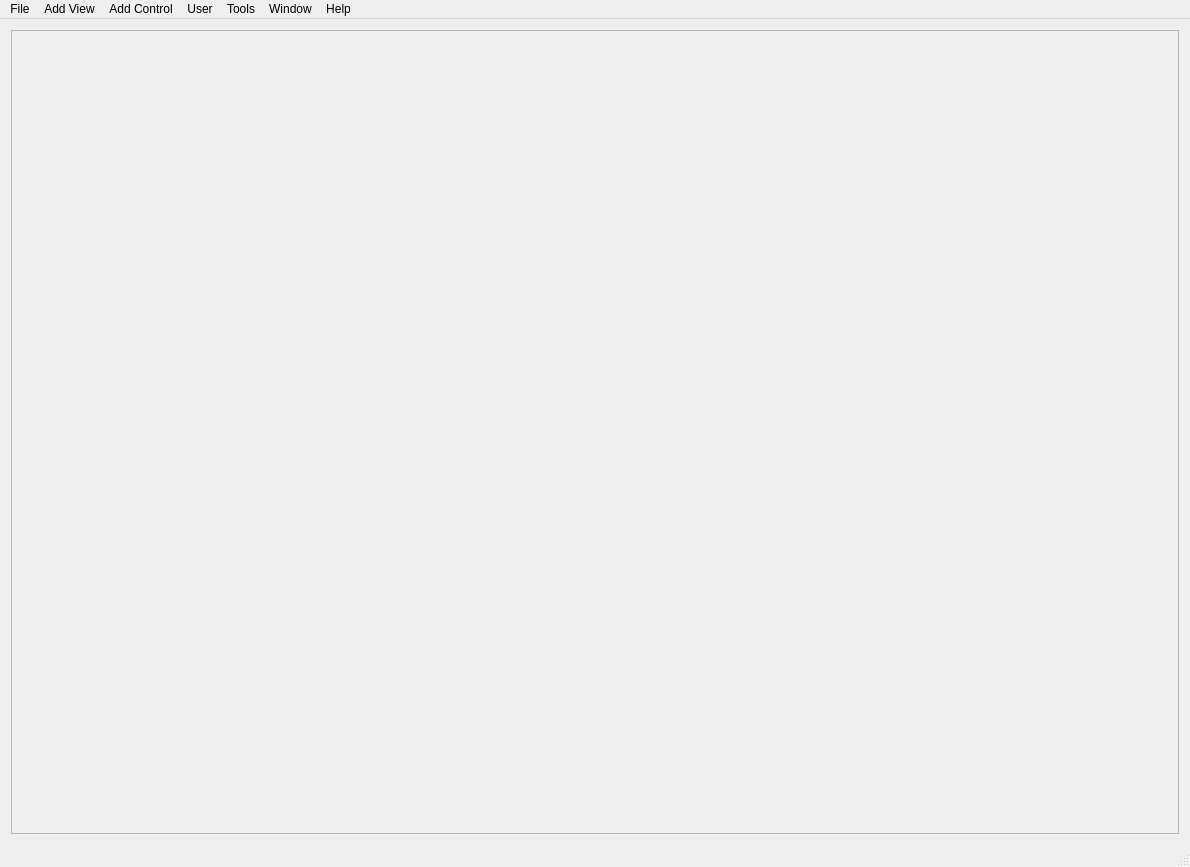
<?xml version="1.0" encoding="UTF-8"?>
<ui version="4.0">
 <class>MainWindow</class>
 <widget class="QMainWindow" name="MainWindow">
  <property name="geometry">
   <rect>
    <x>0</x>
    <y>0</y>
    <width>1190</width>
    <height>867</height>
   </rect>
  </property>
  <property name="minimumSize">
   <size>
    <width>800</width>
    <height>800</height>
   </size>
  </property>
  <property name="baseSize">
   <size>
    <width>800</width>
    <height>800</height>
   </size>
  </property>
  <property name="windowTitle">
   <string>MainWindow</string>
  </property>
  <widget class="QWidget" name="centralWidget">
   <layout class="QVBoxLayout" name="verticalLayout">
    <item>
     <widget class="QMdiArea" name="mdiArea">
      <property name="minimumSize">
       <size>
        <width>200</width>
        <height>200</height>
       </size>
      </property>
      <property name="maximumSize">
       <size>
        <width>10000</width>
        <height>2500</height>
       </size>
      </property>
      <property name="baseSize">
       <size>
        <width>800</width>
        <height>800</height>
       </size>
      </property>
      <property name="frameShape">
       <enum>QFrame::StyledPanel</enum>
      </property>
      <property name="verticalScrollBarPolicy">
       <enum>Qt::ScrollBarAsNeeded</enum>
      </property>
      <property name="horizontalScrollBarPolicy">
       <enum>Qt::ScrollBarAsNeeded</enum>
      </property>
      <property name="sizeAdjustPolicy">
       <enum>QAbstractScrollArea::AdjustToContents</enum>
      </property>
      <property name="background">
       <brush brushstyle="NoBrush">
        <color alpha="255">
         <red>160</red>
         <green>160</green>
         <blue>160</blue>
        </color>
       </brush>
      </property>
     </widget>
    </item>
   </layout>
  </widget>
  <widget class="QMenuBar" name="menuBar">
   <property name="geometry">
    <rect>
     <x>0</x>
     <y>0</y>
     <width>1190</width>
     <height>21</height>
    </rect>
   </property>
   <widget class="QMenu" name="menuFile">
    <property name="title">
     <string>File</string>
    </property>
   </widget>
   <widget class="QMenu" name="menuView">
    <property name="title">
     <string>Add View</string>
    </property>
   </widget>
   <widget class="QMenu" name="menuControl">
    <property name="title">
     <string>Add Control</string>
    </property>
   </widget>
   <widget class="QMenu" name="menuHelp">
    <property name="title">
     <string>Help</string>
    </property>
   </widget>
   <widget class="QMenu" name="menuTools">
    <property name="title">
     <string>Tools</string>
    </property>
   </widget>
   <widget class="QMenu" name="menuUser">
    <property name="title">
     <string>User</string>
    </property>
   </widget>
	<widget class="QMenu" name="menuWindow">
	    <property name="title">
	     <string>Window</string>
	    </property>
	   </widget>
   <addaction name="menuFile"/>
   <addaction name="menuView"/>
   <addaction name="menuControl"/>
   <addaction name="menuUser"/>
   <addaction name="menuTools"/>
	<addaction name="menuWindow"/>
   <addaction name="menuHelp"/>
  </widget>
  <widget class="QStatusBar" name="statusBar"/>
  <action name="actionConfig">
   <property name="text">
    <string>Communication</string>
   </property>
  </action>
  <action name="actionLoad_Configuration">
   <property name="text">
    <string>Load Settings</string>
   </property>
  </action>
  <action name="actionSave_Configuration">
   <property name="text">
    <string>Save Settings</string>
   </property>
  </action>
  <action name="actionDatalogging">
   <property name="text">
    <string>Datalogging</string>
   </property>
  </action>
  <action name="actionPreferences">
   <property name="text">
    <string>Configuration</string>
   </property>
  </action>
  <action name="actionExecute_Barebone">
   <property name="text">
    <string>Execute</string>
   </property>
  </action>
  <action name="actionManage_Barebone">
   <property name="text">
    <string>Manage</string>
   </property>
  </action>
  <action name="actionControl_Loo">
   <property name="text">
    <string>Control Loop</string>
   </property>
  </action>
  <action name="actionIn_Control_Tool">
   <property name="text">
    <string>In Control Tool</string>
   </property>
  </action>
  <action name="action2D_Plot">
   <property name="text">
    <string>2D Plot</string>
   </property>
  </action>
  <action name="actionAbout">
   <property name="text">
    <string>About</string>
   </property>
  </action>
  <action name="actionDocumentation">
   <property name="text">
    <string>Documentation</string>
   </property>
  </action>
  <action name="actionTest_Button">
   <property name="text">
    <string>Test Button</string>
   </property>
  </action>
  <action name="actionAny_Command">
   <property name="text">
    <string>Any Command</string>
   </property>
  </action>
  <action name="actionConverter">
   <property name="text">
    <string>Converter</string>
   </property>
  </action>
  <action name="actionSlave_Communication">
   <property name="text">
    <string>Slave Communication</string>
   </property>
  </action>
  <action name="actionLicense">
   <property name="text">
    <string>License</string>
   </property>
  </action>
  <action name="actionRIC_NU_Knee">
   <property name="text">
    <string>RIC/NU Knee</string>
   </property>
  </action>
  <action name="actionCalibration">
   <property name="text">
    <string>Calibration</string>
   </property>
  </action>
  <action name="actionGossip">
   <property name="text">
    <string>Gossip</string>
   </property>
  </action>
  <action name="actionBattery">
   <property name="text">
    <string>Battery</string>
   </property>
  </action>
  <action name="actionStrain">
   <property name="text">
    <string>Strain</string>
   </property>
  </action>
  <action name="actionUser_R_W">
   <property name="text">
    <string>User R/W</string>
   </property>
  </action>
  <action name="actionCommunication_Test">
   <property name="text">
    <string>Communication Test</string>
   </property>
  </action>
  <action name="actionEvent_Flag">
   <property name="text">
    <string>Event Flag</string>
   </property>
  </action>
  <action name="actionDefault_Settings">
   <property name="text">
    <string>Default Settings</string>
   </property>
  </action>
 </widget>
 <layoutdefault spacing="6" margin="11"/>
 <resources/>
 <connections/>
 <slots>
  <slot>createViewExecute()</slot>
  <slot>createControlControl()</slot>
  <slot>displayAbout()</slot>
  <slot>displayDocumentation()</slot>
  <slot>createView2DPlot()</slot>
  <slot>openFile()</slot>
  <slot>createAnyCommand()</slot>
  <slot>createConverter()</slot>
  <slot>createConfig()</slot>
  <slot>createSlaveComm()</slot>
  <slot>displayLicense()</slot>
  <slot>createViewRicnu()</slot>
  <slot>createViewManage()</slot>
  <slot>createCalib()</slot>
  <slot>createViewBattery()</slot>
  <slot>createViewStrain()</slot>
  <slot>createViewGossip()</slot>
  <slot>createUserRW()</slot>
  <slot>createViewTestBench()</slot>
  <slot>createViewCommTest()</slot>
  <slot>createInControl()</slot>
  <slot>createToolEvent()</slot>
  <slot>saveConfig()</slot>
  <slot>loadConfig()</slot>
  <slot>defaultConfig()</slot>
 </slots>
</ui>
